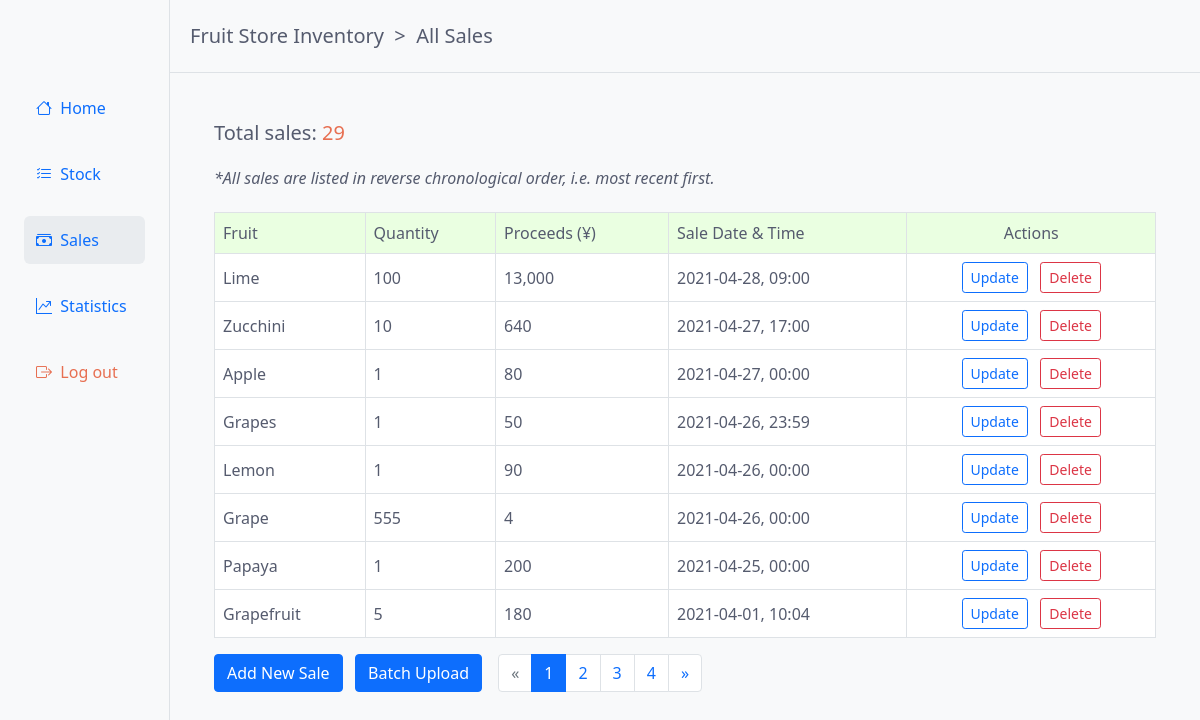
Before: /sales/list/ (signed in) with the older database file.
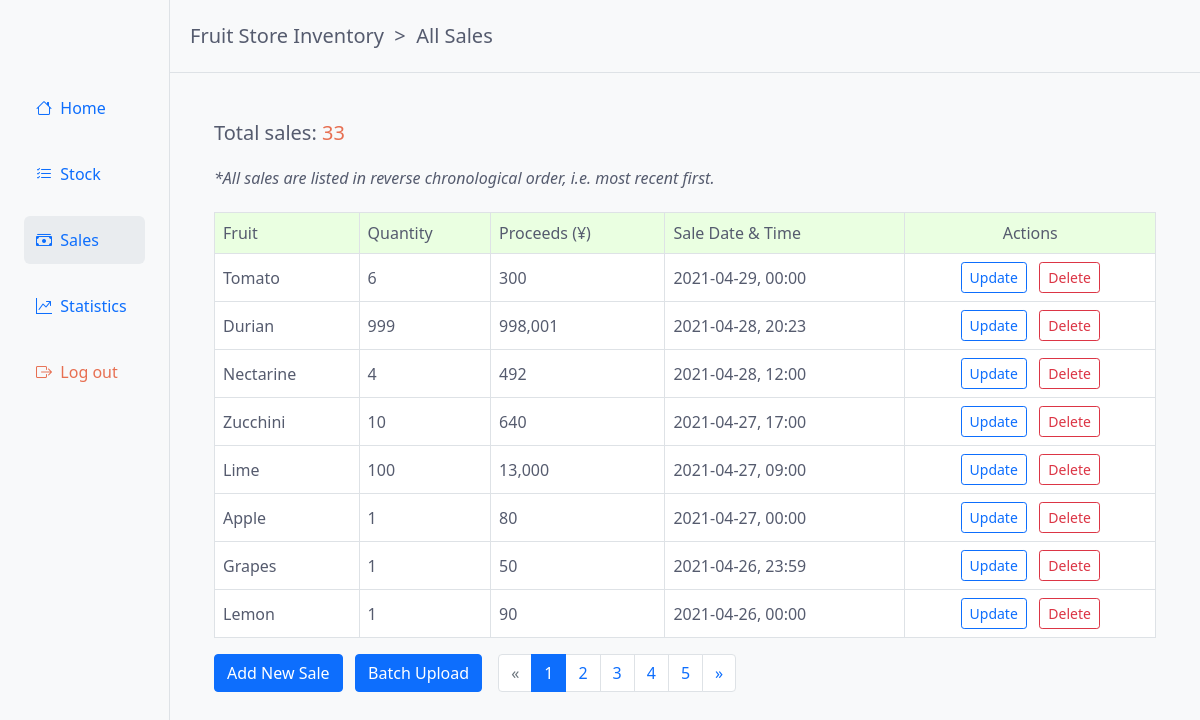
After: the same page with the newer database file.
### sales/models.py (models this page shows, shortened)
class Sale(models.Model):
    fruit = models.ForeignKey(
        Fruit,
        related_name="sales",
        on_delete=models.SET_NULL,
        null=True,
    )
    fruit_name = models.CharField(max_length=100)
    quantity = models.PositiveIntegerField(
        default=0,
        validators=[MinValueValidator(0), MaxValueValidator(999999999999)],
    )
    fruit_price_when_sold = models.PositiveIntegerField(blank=True, null=True)
    proceeds = models.PositiveIntegerField(blank=True, null=True)
    sold_on = models.DateTimeField(validators=[reject_future_date_time])
    class Meta:
        verbose_name = "sale"
        verbose_name_plural = "sales"

### sales/views.py (the view)
# urls.py: path("list/", sale_list, name="sale_list"),
@login_required
def sale_list(request):
    sales = Sale.objects.order_by("-sold_on")
    total_sales = sales.count()
    page = request.GET.get("page", 1)
    paginator = Paginator(sales, 8)
    try:
        sales = paginator.page(page)
    except PageNotAnInteger:
        sales = paginator.page(1)
    except EmptyPage:
        sales = paginator.page(paginator.num_pages)
    return render(
        request,
        "sales/sale_list.html",
        {"total_sales": total_sales, "sales": sales},
    )

### templates/sales/sale_list.html (shortened to what the changed rows need)
{% extends 'base.html' %}
{% load humanize %}
{% block content %}
    <div class="row my-5 mx-3">
        <div class="col mx-3">
            {% if sales %}
                <div class="mb-4">
                    <h5>Total sales: <span class="total-figure">{{ total_sales|intcomma }}</span></h5>
                </div>
                <h6 class="mb-4"><i>*All sales are listed in reverse chronological order, i.e. most recent first.</i></h6>
                <div class="table-responsive">
                    <table class="table table-bordered">
                        <thead class="table-header-bg-2">
                            <tr>
                                <th scope="col">Fruit</th>
                                <th scope="col">Quantity</th>
                                <th scope="col">Proceeds (¥)</th>
                                <th scope="col">Sale Date & Time</th>
                                <th scope="col" class="col-center-align">Actions</th>
                            </tr>
                        </thead>
                        <tbody class="table-body-bg">
                            {% for sale in sales %}
                                <tr>
                                    <td>{{ sale.fruit_name|capfirst }}</td>
                                    <td>{{ sale.quantity|intcomma }}</td>
                                    <td>{{ sale.proceeds|intcomma }}</td>
                                    <td>{{ sale.sold_on|date:"Y-m-d" }}, {{ sale.sold_on|time:"H:i" }}</td>
                                    <td class="col-center-align">
                                        <a href="{% url 'sale_update' sale.pk %}"  class="btn btn-outline-primary btn-sm mr-2" role="button">Update</a>
                                        <form action="{% url 'sale_delete' sale.pk %}" method="POST" style="display:inline">
                                            <button type="submit" class="btn btn-outline-danger btn-sm">Delete</button>
                                        </form>
                                    </td>
                                </tr>
                            {% endfor %}
                        </tbody>
                    </table>
                </div>
                <div class="table-footer-buttons">
                    <a href="{% url 'sale_create' %}" class="btn btn-primary mr-2" role="button">Add New Sale</a>
                    <a href="{% url 'sale_upload' %}" class="btn btn-primary" role="button">Batch Upload</a>
                </div>
                {% if sales.has_other_pages %}
                    <div class="pagination-block mx-3">
                        <ul class="pagination">
                            {% if sales.has_previous %}
                                <li class="page-item"><a class="page-link" href="?page={{ sales.previous_page_number }}">&laquo;</a></li>
                            {% else %}
                                <li class="page-item disabled"><a class="page-link" href="#" >&laquo;</a></li>
                            {% endif %}
                            {% for i in sales.paginator.page_range %}
                                {% if sales.number == i %}
                                    <li class="page-item active"><a class="page-link" href="#">{{ i }}</a></li>
                                {% else %}
                                    <li class="page-item"><a class="page-link" href="?page={{ i }}">{{ i }}</a></li>
                                {% endif %}
                            {% endfor %}
                            {% if sales.has_next %}
                                <li class="page-item"><a class="page-link" href="?page={{ sales.next_page_number }}">&raquo;</a></li>
                            {% else %}
                                <li class="page-item disabled"><a class="page-link" href="#" >&raquo;</a></li>
                            {% endif %}
                        </ul>
                    </div>
                {% endif %}
            {% else %}
                <p>No sales information has been added. To do so, please use one of the buttons below.</p>
                <a href="{% url 'sale_create' %}" class="btn btn-primary mt-3 mr-2" role="button">Add New Sale</a>
                &nbsp;
                <a href="{% url 'sale_upload' %}" class="btn btn-primary mt-3" role="button">Batch Upload</a>
            {% endif %}
        </div>
    </div>
{% endblock %}

Changed rows visible on the page:
no longer on this page (row unchanged): Sale: fruit_name "Grape", quantity "555", proceeds "4", sold_on "2021-04-26", sold_on "00:00"
no longer on this page (row unchanged): Sale: fruit_name "Papaya", quantity "1", proceeds "200", sold_on "2021-04-25", sold_on "00:00"
no longer on this page (row unchanged): Sale: fruit_name "Grapefruit", quantity "5", proceeds "180", sold_on "2021-04-01", sold_on "10:04"
added Sale: fruit_name "Tomato", quantity "6", proceeds "300", sold_on "2021-04-29", sold_on "00:00"
added Sale: fruit_name "Durian", quantity "999", proceeds "998,001", sold_on "2021-04-28", sold_on "20:23"
added Sale: fruit_name "Nectarine", quantity "4", proceeds "492", sold_on "2021-04-28", sold_on "12:00"
shown differently, row unchanged: Sale "Zucchini": moves up the list
changed Sale "Lime": sold_on "2021-04-28" → "2021-04-27"
Other visible differences:
{{ total_sales|intcomma }}: "29" → "33"
new list line: "5"
